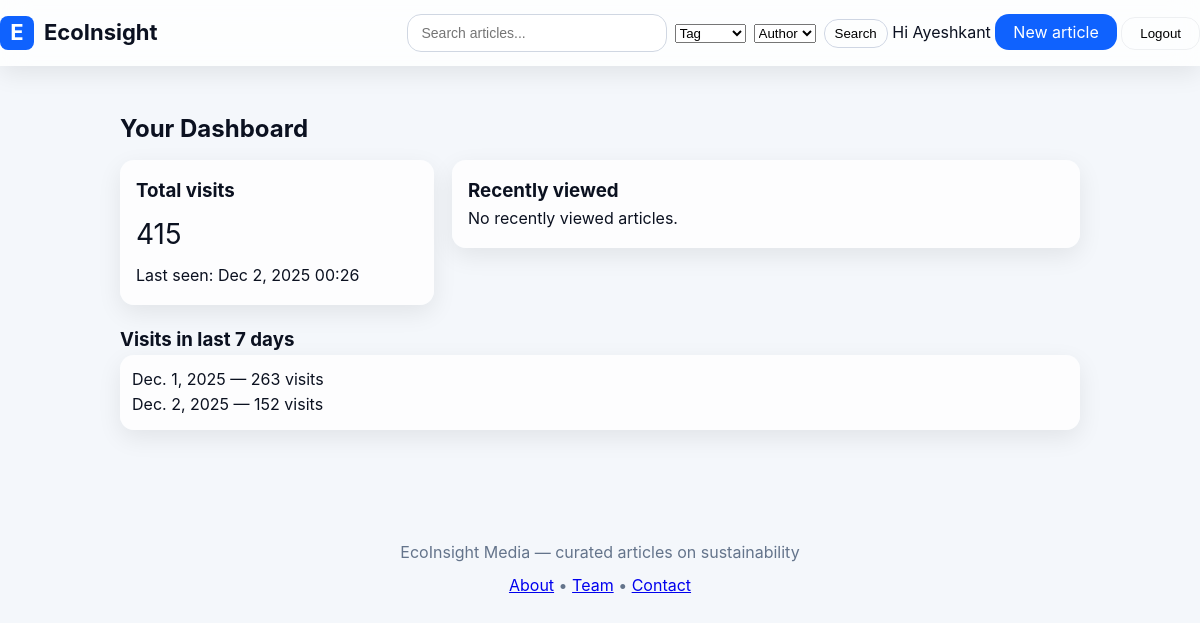
Screenshot of /dashboard/ (signed in) with the database file from the repository.
### core/models.py (models this page shows, shortened)
class User(AbstractUser):
    phone = models.CharField(max_length=20, blank=True)
    ROLE_CHOICES = (
        ('admin', 'Admin'),
        ('editor', 'Editor'),
        ('user', 'User'),
    )
    role = models.CharField(max_length=20, choices=ROLE_CHOICES, default='user')
    @property
    def is_editor(self):
        return self.role == 'editor' or self.is_superuser

class Visit(models.Model):
    user = models.ForeignKey(
        settings.AUTH_USER_MODEL,
        null=True,
        blank=True,
        on_delete=models.SET_NULL,
        related_name="visits",
    )
    session_key = models.CharField(max_length=40, blank=True, null=True, db_index=True)
    date = models.DateField(db_index=True)
    count = models.PositiveIntegerField(default=0)
    last_seen = models.DateTimeField(auto_now=True)
    class Meta:
        unique_together = (
            ("user", "date"),
            ("session_key", "date"),
        )
        indexes = [
            models.Index(fields=["date"]),
            models.Index(fields=["session_key"]),
        ]

### core/views.py (the view)
# urls.py: path('dashboard/', DashboardView.as_view(), name='dashboard'),
class DashboardView(LoginRequiredMixin, TemplateView):
    template_name = 'core/dashboard.html'
    def get_context_data(self, **kwargs):
        ctx = super().get_context_data(**kwargs)
        user = self.request.user
        total = Visit.objects.filter(user=user).aggregate(total=Sum('count'))['total'] or 0
        last_visit = Visit.objects.filter(user=user).order_by('-last_seen').first()
        ctx['visit_total'] = total
        ctx['visit_last_seen'] = getattr(last_visit, 'last_seen', None)
        recent_ids = self.request.session.get('recent_articles', [])[:10]
        ctx['recently_viewed'] = Article.objects.filter(pk__in=recent_ids).order_by('-publish_date')
        today = timezone.now().date()
        last_week = Visit.objects.filter(user=user, date__gte=today - timezone.timedelta(days=7)).order_by('date')
        ctx['last_week_visits'] = last_week
        return ctx

### core/views.py (called while the page is built)
def recent_articles_context(request):
    recent_ids = request.session.get('recent_articles', [])
    articles = Article.objects.filter(pk__in=recent_ids)
    ordered = sorted(articles, key=lambda a: recent_ids.index((a.pk)))
    return {'recent_articles_session': ordered}

### core/templates/core/dashboard.html (shortened to what this page needs)
{% extends "base.html" %}
{% block content %}
<div class="form-card" style="max-width:1000px;margin:24px auto;padding:20px;">
  <h2>Your Dashboard</h2>
  <section style="display:flex;gap:18px;flex-wrap:wrap;margin-top:12px;">
    <div style="flex:1;min-width:240px">
      <div class="card" style="padding:16px;">
        <h3>Total visits</h3>
        <p style="font-size:28px;margin:6px 0;">{{ visit_total|default:0 }}</p>
        <p class="kv">Last seen: {{ visit_last_seen|date:"M j, Y H:i" }}</p>
      </div>
    </div>
    <div style="flex:2;min-width:320px">
      <div class="card" style="padding:16px;">
        <h3>Recently viewed</h3>
        {% if recently_viewed %}
          <ul>
            {% for a in recently_viewed %}
              <li><a href="{% url 'article_detail' slug=a.slug %}">{{ a.title }}</a> • {{ a.publish_date|date:"M j, Y" }}</li>
            {% endfor %}
          </ul>
        {% else %}
          <p class="kv">No recently viewed articles.</p>
        {% endif %}
      </div>
    </div>
  </section>
  <section style="margin-top:20px;">
    <h3>Visits in last 7 days</h3>
    <div class="card" style="padding:12px;">
      {% if last_week_visits %}
        <ul>
          {% for v in last_week_visits %}
            <li>{{ v.date }} — {{ v.count }} visit{{ v.count|pluralize }}</li>
          {% endfor %}
        </ul>
      {% else %}
        <p class="kv">No activity in the last 7 days.</p>
      {% endif %}
    </div>
  </section>
</div>
{% endblock %}

### core/templates/base.html (shortened to what this page needs)
{% load static %}
<!doctype html>
<html>
<head>
  <link rel="stylesheet" href="{% static 'core/css/style.css' %}">
</head>
<body>
  <header class="site-header">
    <div class="container header-inner">
      <a class="brand" href="{% url 'index' %}">
        <div class="logo">E</div>
        <div>EcoInsight</div>
      </a>
      <nav class="nav">
        <form action="{% url 'search' %}"
              method="get"
              style="display:inline-flex;align-items:center;gap:8px;">
          <input name="q" class="search" placeholder="Search articles..." value="{{ request.GET.q|default:'' }}" />
          {% if filter_tags %}
            <select name="tag" aria-label="tag filter">
              <option value="">Tag</option>
            </select>
          {% endif %}
          {% if filter_authors %}
            <select name="author" aria-label="author filter">
              <option value="">Author</option>
            </select>
          {% endif %}
          <button type="submit" class="btn-ghost" style="padding:6px 10px;">Search</button>
        </form>
        {% if user.is_authenticated %}
          <span class="kv">Hi {{ user.username }}</span>
          {% if user.is_editor or user.is_admin %}
            <a class="btn-primary" href="{% url 'article_add' %}">New article</a>
          {% endif %}
          <form method="post" action="{% url 'logout' %}" style="display:inline">
            <button type="submit" class="btn-ghost" style="background:transparent;border:1px solid rgba(11,17,32,0.06);">
              Logout
            </button>
          </form>
        {% else %}
          <a href="{% url 'login' %}">Login</a>
          <a class="btn-primary" href="{% url 'signup' %}">Sign up</a>
        {% endif %}
      </nav>
    </div>
  </header>
  <main class="container" role="main">
    {% block content %}{% endblock %}
  </main>
  <footer class="site-footer">
    EcoInsight Media — curated articles on sustainability
      <div style="margin-top:8px;">
        <a href="{% url 'about' %}">About</a> •
        <a href="{% url 'team' %}">Team</a> •
        <a href="{% url 'contact' %}">Contact</a>
      </div>
  </footer>
</body>
</html>

### core/static/core/css/style.css (style rules this page uses)
* { margin: 0; padding: 0; box-sizing: border-box; }
:root { --bg: #f4f7fb; --card-bg: #ffffffcc; --primary: #0f62fe; --primary-dark: #0043ce; --text-dark: #0b1120; --text-light: #64748b; --radius: 14px; --shadow: 0 8px 25px rgba(0, 0, 0, 0.08); --transition: 0.2s ease; }
body { background: var(--bg); font-family: "Inter", sans-serif; color: var(--text-dark); line-height: 1.6; }
.site-header { background: rgba(255, 255, 255, 0.8); backdrop-filter: blur(14px); box-shadow: var(--shadow); padding: 14px 0; position: sticky; top: 0; z-index: 999; }
.header-inner { display: flex; justify-content: space-between; align-items: center; }
.brand { display: flex; align-items: center; gap: 10px; font-weight: 700; font-size: 22px; text-decoration: none; color: var(--text-dark); }
.logo { background: var(--primary); color: white; width: 34px; height: 34px; border-radius: 8px; display: flex; align-items: center; justify-content: center; }
.search { padding: 10px 14px; border-radius: var(--radius); border: 1px solid #d0d7e2; font-size: 14px; width: 260px; transition: var(--transition); }
.btn-primary { background: var(--primary); color: white; padding: 8px 18px; border-radius: var(--radius); text-decoration: none; transition: var(--transition); }
.btn-ghost { padding: 8px 18px; background: transparent; border-radius: var(--radius); border: 1px solid #cfd6e3; cursor: pointer; transition: var(--transition); }
.card { background: var(--card-bg); border-radius: var(--radius); box-shadow: var(--shadow); overflow: hidden; transition: var(--transition); display: flex; flex-direction: column; }
footer { text-align: center; padding: 30px 0; margin-top: 60px; color: var(--text-light); }

### rows the page displays
User: username "Ayeshkant"
Visit: last_seen "Dec 2, 2025 00:26", date "Dec. 2, 2025", count "152"
Visit: date "Dec. 1, 2025", count "263"

### other values shown
{{ visit_total|default:0 }} "415"
